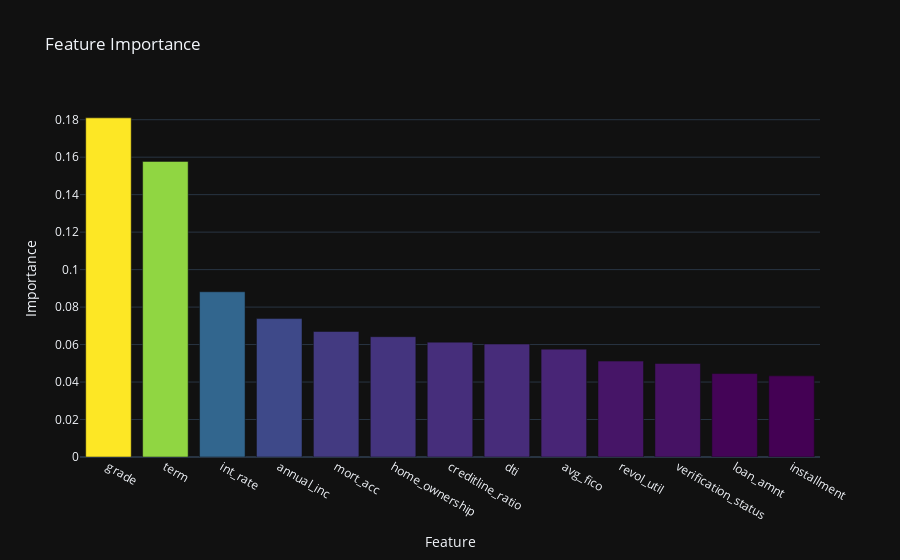

The notebook cell this image was saved under:
### Code cell
plot_Feature(df_upsampled.drop('target',axis = 1).columns,rfc_s)

### Figure 1 — Plotly figure (JSON) as saved in the notebook; plotly's stock layout.template omitted (floating-point values rounded to 4 significant figures)
{"data": [{"marker": {"color": [0.181, 0.1577, 0.08817, 0.07386, 0.06699, 0.06421, 0.06129, 0.06028, 0.05756, 0.05118, 0.04992, 0.04453, 0.0433], "colorscale": [[0, "#440154"], [0.1111, "#482878"], [0.2222, "#3e4989"], [0.3333, "#31688e"], [0.4444, "#26828e"], [0.5556, "#1f9e89"], [0.6667, "#35b779"], [0.7778, "#6ece58"], [0.8889, "#b5de2b"], [1, "#fde725"]]}, "type": "bar", "x": ["grade", "term", "int_rate", "annual_inc", "mort_acc", "home_ownership", "creditline_ratio", "dti", "avg_fico", "revol_util", "verification_status", "loan_amnt", "installment"], "y": [0.181, 0.1577, 0.08817, 0.07386, 0.06699, 0.06421, 0.06129, 0.06028, 0.05756, 0.05118, 0.04992, 0.04453, 0.0433]}], "layout": {"title": {"text": "Feature Importance"}, "xaxis": {"title": {"text": "Feature"}}, "yaxis": {"title": {"text": "Importance"}}}}
